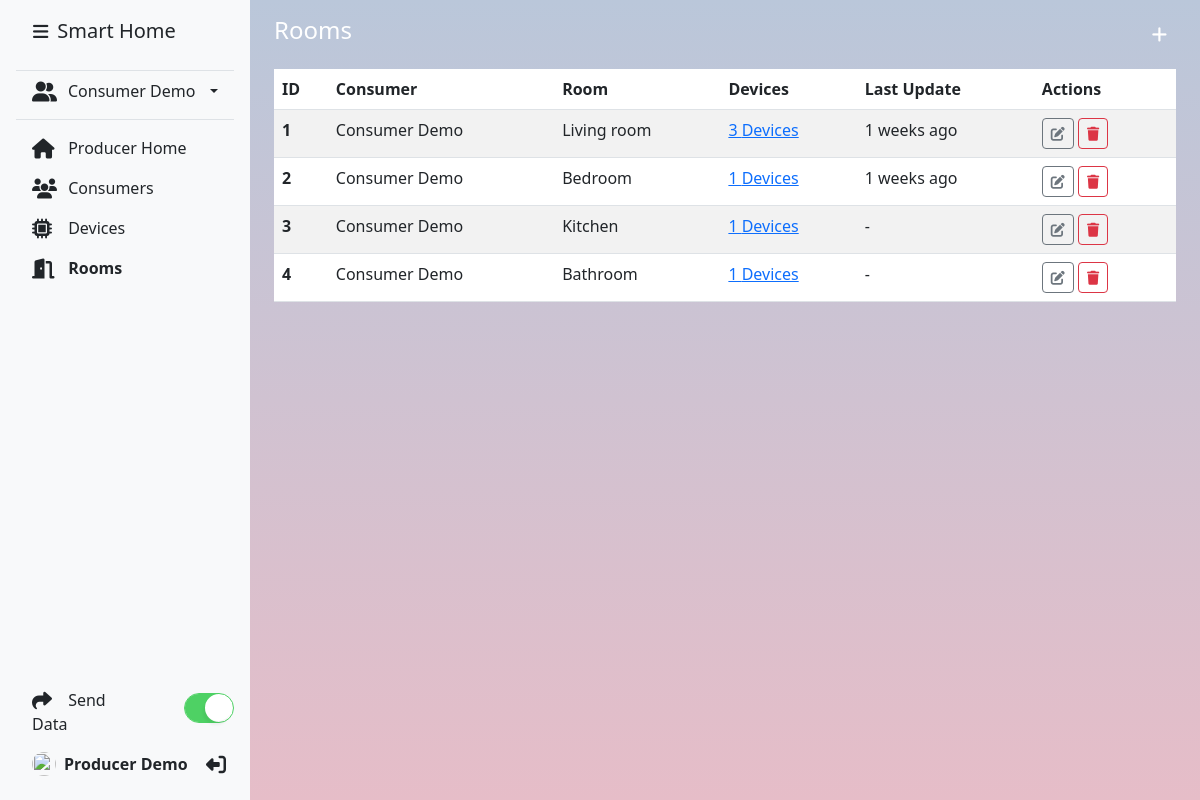
The app's page /producer_rooms.php (signed in) with its own data.
### tables this page shows
CREATE TABLE consumers (
    id INT NOT NULL AUTO_INCREMENT,
    username VARCHAR(255) NOT NULL,
    password VARCHAR(255) NOT NULL,
    name VARCHAR(255) NOT NULL,
    email VARCHAR(255) NOT NULL,
    birth_date DATE NULL DEFAULT NULL,
    settings text NOT NULL DEFAULT '{}',
    deleted_at DATETIME NULL DEFAULT NULL,
    disabled_at DATETIME NULL DEFAULT NULL,
    reason VARCHAR(255) NOT NULL DEFAULT '',
    PRIMARY KEY (id)
);

CREATE TABLE rooms (
    id INT NOT NULL AUTO_INCREMENT,
    name VARCHAR(255) NOT NULL,
    user_id INT NOT NULL,
    data text NOT NULL DEFAULT '{}',
    PRIMARY KEY (id)
);

CREATE TABLE logs (
    id INT NOT NULL AUTO_INCREMENT,
    user_id INT NOT NULL,
    user_type VARCHAR(255) NOT NULL DEFAULT 'consumers',
    device_id INT DEFAULT NULL,
    config_id INT DEFAULT NULL,
    action INT NOT NULL,
    created_at TIMESTAMP DEFAULT CURRENT_TIMESTAMP,
    PRIMARY KEY (id)
);

### dbconfig.php (called while the page is built, shortened)
<?php
$name = 'Smart Home';
function diffForHumans($date) {
    $diff = MYSQL_TIME - strtotime($date);
    if ($diff < 60) {
        return $diff . ' seconds ago';
    } else if ($diff < 3600) {
        return round($diff / 60) . ' minutes ago';
    } else if ($diff < 86400) {
        return round($diff / 3600) . ' hours ago';
    } else if ($diff < 604800) {
        return round($diff / 86400) . ' days ago';
    } else if ($diff < 2592000) {
        return round($diff / 604800) . ' weeks ago';
    } else if ($diff < 31536000) {
        return round($diff / 2592000) . ' months ago';
    } else {
        return round($diff / 31536000) . ' years ago';
    }
}

### producer_rooms.php (the view, shortened to what this page needs)
<?php
require_once 'dbconfig.php';
$user_id = intval($_SESSION['user']);
$stmt = $db->prepare("SELECT * FROM rooms WHERE user_id = ?");
$stmt->execute([$user_id]);
$rooms = $stmt->fetchAll(PDO::FETCH_ASSOC);
$page = 'rooms';
?>
<!DOCTYPE html>
<html lang="en">
<head>
    <link href="https://cdn.jsdelivr.net/npm/bootstrap@5.3.0/dist/css/bootstrap.min.css" rel="stylesheet"
>
    <link rel="stylesheet" href="https://cdnjs.cloudflare.com/ajax/libs/font-awesome/6.4.0/css/all.min.css"
 />
    <link href="css/app.css" rel="stylesheet">
</head>
<body>
<body <?php if(isset($_COOKIE['sidebar-toggle']) && $_COOKIE['sidebar-toggle'] == '1') { echo ' class="sidebar-toggle"'; } ?>>
    <main class="d-flex flex-nowrap">
        <?php include 'components/producerSidebar.php';?>
        <div class="d-flex flex-fill p-3 px-md-4 px-sm-2 w-100">
            <div class="dashboard w-100">
                <div class="d-flex justify-content-between align-items-center mb-3">
                    <h4 class="text-white">Rooms</h4>
                    <button class="btn btn-sm text-white" data-bs-toggle="modal" data-bs-target="#addRoomModal">
                    </button>
                </div>
                <div class="table-responsive">
                    <table class="table table-striped table-hover">
                        <thead>
                            <tr>
                                <th scope="col">ID</th>
                                <th scope="col">Consumer</th>
                                <th scope="col">Room</th>
                                <th scope="col">Devices</th>
                                <th scope="col">Last Update</th>
                                <th scope="col">Actions</th>
                            </tr>
                        </thead>
                        <tbody>
                            <tr>
                            <?php
                            if(count($rooms) > 0) {
                                foreach($rooms as $room) {
                                    $stmt = $db->prepare("SELECT * FROM consumers WHERE id = ? LIMIT 1");
                                    $stmt->setFetchMode(PDO::FETCH_ASSOC);
                                    $stmt->execute([$room['user_id']]);
                                    $consumer = $stmt->fetch();
                                    $stmt = $db->prepare("SELECT id FROM devices WHERE room_id = ?");
                                    $stmt->execute([$room['id']]);
                                    $getRoomDevices = $stmt->fetchAll(PDO::FETCH_ASSOC);
                                    $deviceCount = count($getRoomDevices);
                                    $roomDevices = [];
                                    foreach ($getRoomDevices as $device) {
                                        $roomDevices[] = $device['id'];
                                    }
                                    if (count($roomDevices) > 0) {
                                        $roomDevicesIn = str_repeat('?,', count($roomDevices) - 1) . '?';
                                        $stmt = $db->prepare("SELECT * FROM logs WHERE device_id IN (" . $roomDevicesIn . ") ORDER BY id DESC LIMIT 1");
                                        $stmt->setFetchMode(PDO::FETCH_ASSOC);
                                        $stmt->execute($roomDevices);
                                        $lastUpdate = $stmt->fetch();
                                        if($lastUpdate) {
                                            $lastUpdate = diffForHumans($lastUpdate['created_at']);
                                        } else {
                                            $lastUpdate = '-';
                                        }
                                    } else {
                                        $lastUpdate = '-';
                                    }
                                    ?>
                                <th scope="row"><?php echo $room['id']; ?></th>
                                <td><?php echo $consumer['name']; ?></td>
                                <td><?php echo $room['name']; ?></td>
                                <td><a href="producer_devices.php?room=<?php echo $room['id']; ?>"><?php echo $deviceCount; ?> Devices</a></td>
                                <td><?php echo $lastUpdate; ?></td>
                                <td style="min-width: 90px;">
                                    <a href="#editRoomModal" class="btn btn-sm btn-outline-secondary edit-room-btn" data-id="<?php echo $room['id']; ?>" data-bs-toggle="tooltip" data-bs-placement="top" title="Edit">
                                        <i class="fas fa-edit"></i>
                                    </a>
                                    <a href="?delete=<?php echo $room['id']; ?>" class="btn btn-sm btn-outline-danger btn-delete" data-bs-toggle="tooltip" data-bs-placement="top" title="Delete">
                                        <i class="fas fa-trash"></i>
                                    </a>
                                </td>
                            </tr>
                            <?php
                                }
                            } else {
                            ?>
                            <td colspan="6" class="text-center">No rooms found.</td>
                            <?php
                            }
                            ?>
                        </tbody>
                    </table>
                </div>
            </div>
        </div>
    </main>
</body>
</html>

### components/producerSidebar.php (shortened to what this page needs)
<?php
$user_id = intval($_SESSION['user']);
if(!isset($room_ids)) {
    $stmt = $db->prepare("SELECT * FROM rooms WHERE user_id = ?");
    $stmt->execute([$user_id]);
    $rooms = $stmt->fetchAll(PDO::FETCH_ASSOC);
    $room_ids = [];
    foreach($rooms as $room) {
        $room['data'] = json_decode($room['data'], true);
        $room_ids[$room['id']] = [
            'temperature' => $room['data']['temperature'] ?? rand(18, 35),
            'humidity' => $room['data']['humidity'] ?? rand(30, 80),
        ];
    }
    $room_ids = json_encode($room_ids);
}
$stmt = $db->prepare("SELECT * FROM consumers WHERE deleted_at IS NULL");
$stmt->execute();
$get_consumers = $stmt->fetchAll(PDO::FETCH_ASSOC);
$consumers = [];
foreach($get_consumers as $consumer) {
    $consumers[$consumer['id']] = $consumer;
}
?>
<div class="d-flex flex-column flex-shrink-0 p-3 text-bg-light sidebar">
    <div class="d-flex align-items-center mb-3 mb-md-0 px-md-3">
        <button class="btn btn-sm p-0 m-0" id="sidebarToggle" type="button">
        </button>
        <a href="producer.php" class="fs-5 text-dark text-decoration-none ms-2"><?php echo $name; ?></a>
    </div>
    <nav class="d-flex flex-column flex-fill">
        <br>
        <ul class="nav nav-pills flex-column mb-auto">
            <li class="nav-item dropdown border-top border-bottom mb-2 pb-2">
                <a href="#" class="nav-link text-dark d-flex justify-content-betsween align-items-center dropdown-toggle" id="dropdownMenuButton1" data-bs-toggle="dropdown" aria-expanded="false">
                    <i class="fas fa-user-friends fa-lg me-2"></i>
                    <span class="text-truncate me-auto ms-1"><?php echo ($user_id && isset($consumers[$user_id]['name'])) ? $consumers[$user_id]['name'] : 'Select Consumer'; ?></span>
                </a>
            </li>
            <li class="nav-item">
                <a href="producer.php" class="nav-link text-dark<?php echo $page == 'myhome' ? ' fw-bold' : ''; ?>">
                    <i class="fas fa-home fa-lg me-2"></i>
                    <span>Producer Home</span>
                </a>
            </li>
            <li class="nav-item">
                <a href="producer_consumers.php" class="nav-link text-dark<?php echo $page == 'consumers' ? ' fw-bold' : ''; ?>">
                    <i class="fas fa-users fa-lg me-2"></i>
                    <span>Consumers</span>
                </a>
            </li>
            <li class="nav-item">
                <a href="producer_devices.php" class="nav-link text-dark<?php echo $page == 'devices' ? ' fw-bold' : ''; ?>">
                    <i class="fas fa-microchip fa-lg me-2"></i>
                    <span>Devices</span>
                </a>
            </li>
            <li class="nav-item">
                <a href="producer_rooms.php" class="nav-link text-dark<?php echo $page == 'rooms' ? ' fw-bold' : ''; ?>">
                    <i class="fas fa-door-open fa-lg me-2"></i>
                    <span>Rooms</span>
                </a>
            </li>
        </ul>
        <div class="dropdown">
            <ul class="nav nav-pills flex-column mb-auto">
                <li class="nav-item d-flex align-items-center">
                    <a href="#" class="nav-link text-dark send-data-btn" data-id="<?php echo $user_id; ?>" data-rooms="<?php echo htmlentities($room_ids); ?>">
                        <i class="fas fa-share fa-lg me-2"></i>
                        <span>Send Data</span>
                    </a>
                    <span class="sensor-toggler fs-5"><input type="checkbox" class="apple-switch ms-4" <?php echo (isset($_COOKIE['sensor-disabled']) && $_COOKIE['sensor-disabled'] == '1') ? '' : 'checked'; ?>></span>
                </li>
                <li class="nav-item d-flex align-items-center">
                    <a href="#" class="nav-link d-flex align-items-center text-dark text-decoration-none">
                        <img src="https://avatars.githubusercontent.com/u/128895754?v=4" alt="" width="24"
                            height="24" class="rounded-circle me-2">
                        <strong><?php echo $_SESSION['name']; ?></strong>
                    </a>
                    <a href="?logout=true" class="text-dark ms-auto me-2">
                        <i class="fas fa-sign-out-alt fa-lg fa-flip-horizontal"></i>
                    </a>
                </li>
            </ul>
        </div>
    </nav>
</div>

### css/app.css (style rules this page uses)
body { min-height: 100vh; background: #b1bccf; }
html { min-height: 100vh; }
main { padding-left: 250px; min-height: 100vh; max-width: 100%; background: #b1bccf; background: linear-gradient(#bac7da, #e6bdc8); overflow-x: hidden; }
.btn { cursor: pointer; }
input.apple-switch { position: relative; appearance: none; outline: none; width: 50px; height: 30px; background-color: #fff; border: 1px solid #D9DADC; border-radius: 50px; box-shadow: inset -20px 0 0 0 #fff; cursor: pointer; }
input.apple-switch:after { content: ""; position: absolute; top: 1px; left: 1px; background: transparent; width: 26px; height: 26px; border-radius: 50%; box-shadow: 2px 4px 6px rgba(0, 0, 0, 0.2); }
input.apple-switch:checked { box-shadow: inset 20px 0 0 0 #4ed164; border-color: #4ed164; }
input.apple-switch:checked:after { left: 20px; box-shadow: -2px 4px 3px rgba(0, 0, 0, 0.05); }
.dropdown-toggle { outline: 0; }
.sidebar { width: 250px; position: fixed; left: 0; top: 0; bottom: 0; z-index: 1000; }
.sidebar .nav-item .nav-link i { width: 24px; }

### records on screen
consumers: name "Consumer Demo"
rooms: id "1", user.name "Consumer Demo", name "Living room", deviceCount "3", logs.created_at "1 weeks ago"
rooms: id "2", user.name "Consumer Demo", name "Bedroom", deviceCount "1", logs.created_at "1 weeks ago"
rooms: id "3", user.name "Consumer Demo", name "Kitchen", deviceCount "1", lastUpdate "-"
rooms: id "4", user.name "Consumer Demo", name "Bathroom", deviceCount "1", lastUpdate "-"

### other values on screen
$name "Smart Home"
$_SESSION['name'] "Producer Demo"
